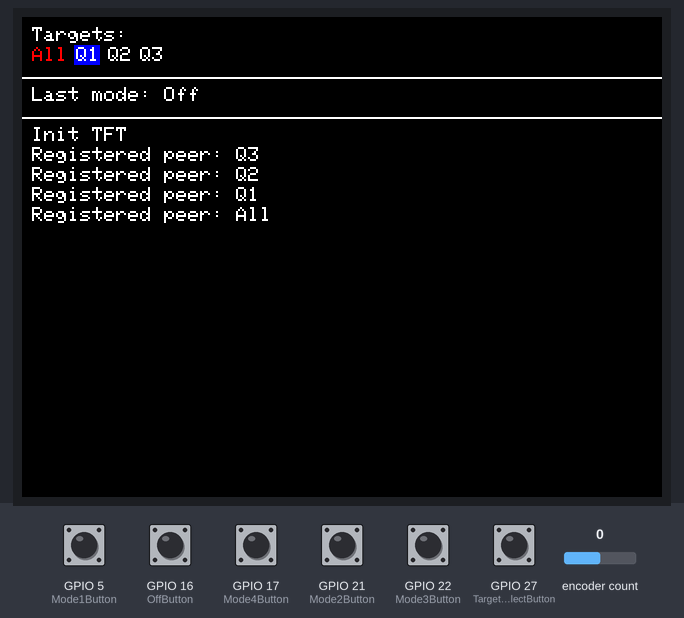
The sketch below on a simulated ESP32. Parts: 320×240 colour display. The test bench sets the inputs (shaded band); at power-on: GPIO 5 (Mode1Button), GPIO 16 (OffButton), GPIO 17 (Mode4Button), GPIO 21 (Mode2Button), GPIO 22 (Mode3Button), GPIO 27 (TargetSelectButton) HIGH, encoder count 0. What the sketch prints to the serial monitor is not drawn.

Above: at 1.3 s.
1.4 s: GPIO 5 (Mode1Button) pulled LOW for 0.15 s
At 2.9 s:
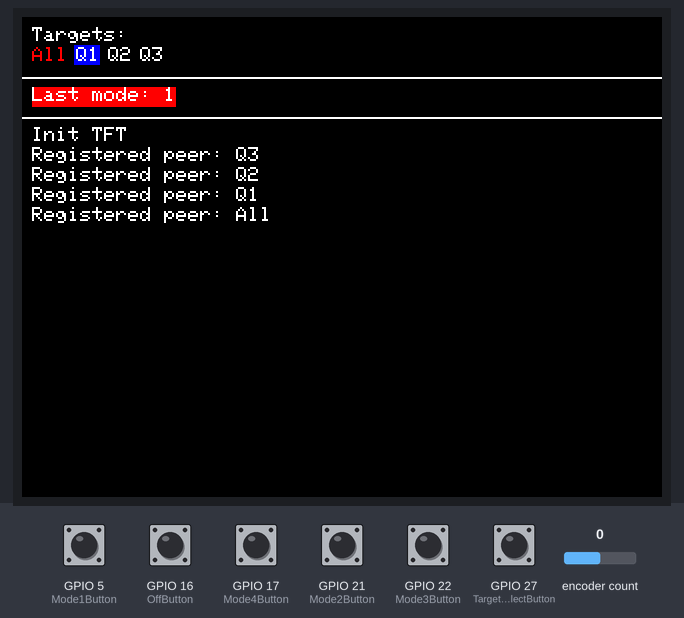
3.2 s: encoder count set to 1
4.9 s: GPIO 27 (TargetSelectButton) pulled LOW for 0.15 s
At 6.5 s:
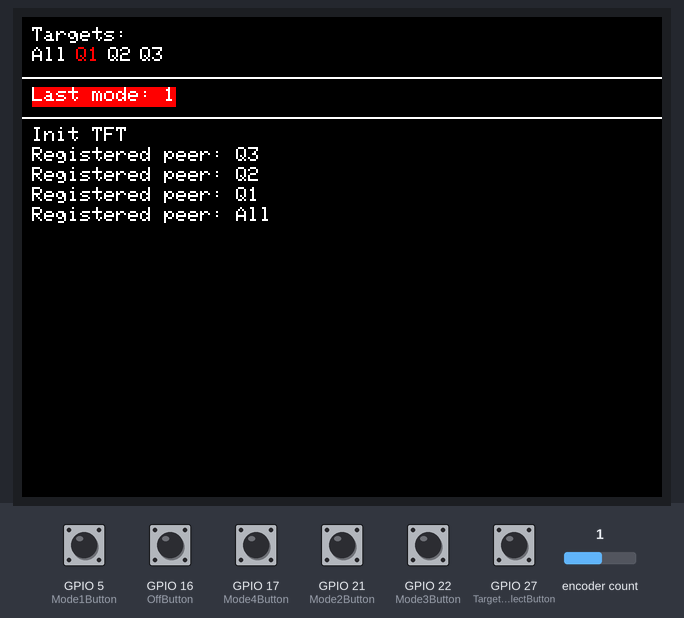
6.8 s: GPIO 16 (OffButton) pulled LOW for 0.15 s
At 8.0 s:
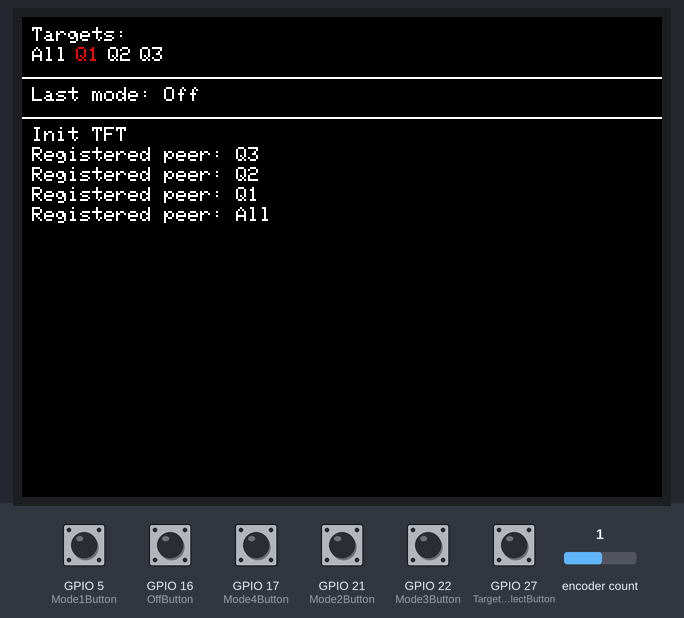
8.6 s: GPIO 17 (Mode4Button) pulled LOW for 0.15 s
At 9.4 s:
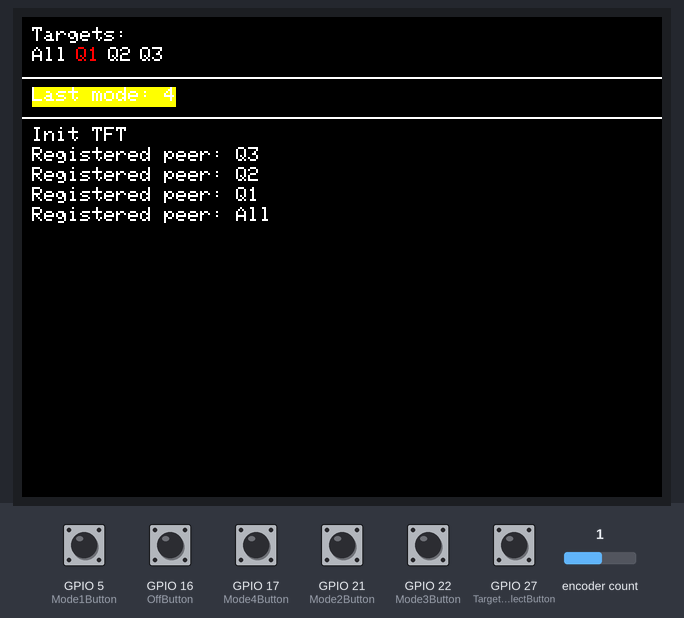
10.4 s: GPIO 21 (Mode2Button) pulled LOW for 0.15 s
At 12.0 s:
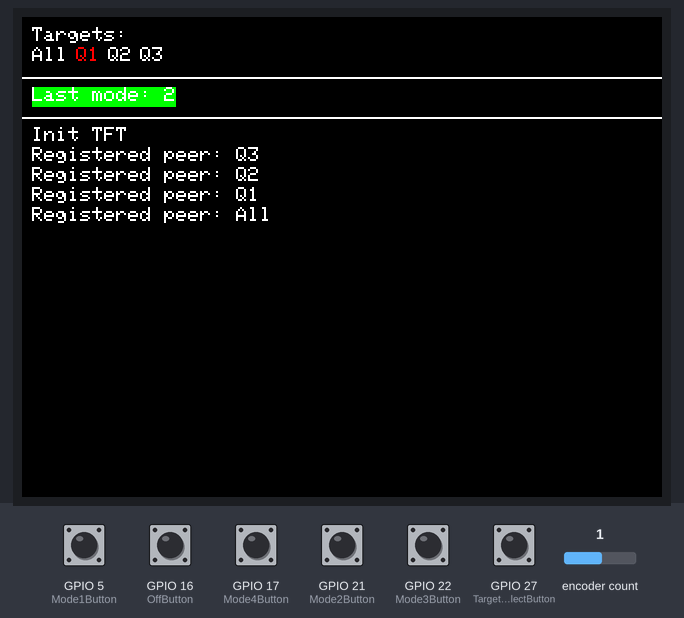
Timing chart, 0 to 13.2 s (numbered marks = the images above; inputs shaded):
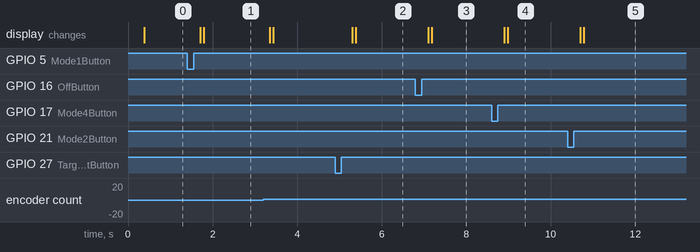

Measured:
- after the input at 1.4 s, the display: first changes after 0.31 s (image 1 shows a later state)
- after the input at 4.9 s, the display: first changes after 0.40 s (image 2 shows a later state)
- after the input at 6.8 s, the display: first changes after 0.30 s (image 3 shows a later state)
- after the input at 8.6 s, the display: first changes after 0.30 s (image 4 shows a later state)
- after the input at 10.4 s, the display: first changes after 0.30 s (image 5 shows a later state)

The sketch:

main.ino
```cpp
#include <WiFi.h>
#include <esp_now.h>
#include <esp_wifi.h>

#include <ezButton.h>
#include <ESP32Encoder.h>

#include <array>
#include <vector>

#include <TFT_eSPI.h>  // Graphics and font library for ST7735 driver chip
#include <SPI.h>

TFT_eSPI tft = TFT_eSPI();  // Invoke library, pins defined in User_Setup.h

struct peer {
  String name;
  std::array<uint8_t, 6> mac;
};

std::array<uint8_t, 6> parse_mac(const char *macStr) {
  std::array<uint8_t, 6> mac = {};
  if (sscanf(macStr, "%x:%x:%x:%x:%x:%x",
             &mac[0], &mac[1], &mac[2], &mac[3], &mac[4], &mac[5])
      != 6) {
    //TODO
  }

  return mac;
}

void format_mac(char *buffer, const uint8_t *mac) {
  sprintf(buffer, "%x:%x:%x:%x:%x:%x",
          mac[0], mac[1], mac[2], mac[3], mac[4], mac[5]);
}

std::array<peer, 4> Peers = { {

  { "All", { 0xFF, 0xFF, 0xFF, 0xFF, 0xFF, 0xFF } },
  { "Q1", parse_mac("B0:A7:32:27:E4:30") },
  { "Q2", parse_mac("B0:A7:32:27:E4:31") },
  { "Q3", parse_mac("B0:A7:32:27:E4:32") }

} };

std::vector<String> LogHistory;

uint32_t ActivePeerMask = 0x1 << 1;

ezButton OffButton(16);
ezButton Mode1Button(5);
ezButton Mode2Button(21);
ezButton Mode3Button(22);
ezButton Mode4Button(17);
ezButton TargetSelectButton(27);
ESP32Encoder TargetSelectRotary;
int SelectedTarget = 0;
int LastMode = -1;

constexpr int MaxBroadcastTries = 5;

// This is the same message structure as WizMote senders. It's reused here to
// ensure a common parsable payload, but everything other than seq and button
// aren't used by WLED. The ESP-NOW packet has 512 bytes reserved for the message
// anyway, though, so the cruft shouldn't affect anything
typedef struct remote_message_struct {
  uint8_t program;      // 0x91 for ON button, 0x81 for all others
  uint8_t seq[4];       // Incremetal sequence number 32 bit unsigned integer LSB first
  uint8_t byte5 = 32;   // Unknown
  uint8_t button;       // Identifies which button is being pressed
  uint8_t byte8 = 1;    // Unknown, but always 0x01
  uint8_t byte9 = 100;  // Unnkown, but always 0x64

  uint8_t byte10;  // Unknown, maybe checksum
  uint8_t byte11;  // Unknown, maybe checksum
  uint8_t byte12;  // Unknown, maybe checksum
  uint8_t byte13;  // Unknown, maybe checksum
} remote_message_struct;

#define WIZMOTE_BUTTON_ON 1
#define WIZMOTE_BUTTON_OFF 2
#define WIZMOTE_BUTTON_NIGHT 3
#define WIZMOTE_BUTTON_ONE 16
#define WIZMOTE_BUTTON_TWO 17
#define WIZMOTE_BUTTON_THREE 18
#define WIZMOTE_BUTTON_FOUR 19
#define WIZMOTE_BUTTON_BRIGHT_UP 9
#define WIZMOTE_BUTTON_BRIGHT_DOWN 8

remote_message_struct outgoing;
uint32_t seq = 1;
bool uiUpdatePending = false;

template<class... Args>
void log(const char *m, const Args &...args) {
  char buffer[64];
  sprintf(buffer, m, args...);

  Serial.printf("%s\n", buffer);
  LogHistory.emplace_back(buffer);
  queue_ui_update();
}

void send_press(int buttonCode) {
  Serial.printf("Sending button code %d\n", buttonCode);

  // increment message sequence counter
  seq = seq + 1;

  // format sequence counter long data in the expected format
  outgoing.seq[0] = seq;
  outgoing.seq[1] = seq >> 8;
  outgoing.seq[2] = seq >> 16;
  outgoing.seq[3] = seq >> 24;

  outgoing.button = buttonCode;

  broadcast_packets();
}

void broadcast_packets() {
  Serial.printf("Peer mask: %d\n", ActivePeerMask);

  for (int p = 0; p < Peers.size(); ++p) {
    if (ActivePeerMask & (0x1 << p)) {

      const auto &peer = Peers[p];

      char macBuf[32];
      format_mac(macBuf, peer.mac.data());
      Serial.printf("Broadcasting to %s [%s]...\n", peer.name.c_str(), macBuf);

      for (int i = 0; i <= 14; ++i) {
        esp_wifi_set_channel(i, WIFI_SECOND_CHAN_NONE);
        esp_now_send(peer.mac.data(), (uint8_t *)&outgoing, sizeof(outgoing));
      }
    }
  }
}

void setup() {
  // Init Serial Monitor
  Serial.begin(115200);

  //Serial.setDebugOutput(true);

  // Set station mode, though we won't be connecting to another AP
  WiFi.mode(WIFI_STA);

  // Init ESP-NOW
  if (esp_now_init() != ESP_OK) {
    log("Error initializing ESP-NOW");
    return;
  }

  // Set ESP NOW to controller (sender) mode
  //esp_now_set_self_role(ESP_NOW_ROLE_CONTROLLER);

  // Once ESPNow is successfully Init, we will register for Send CB to
  // get the status of Trasnmitted packet
  //esp_now_register_send_cb(on_data_sent);

  esp_now_peer_info_t peerInfo{};
  peerInfo.channel = 0;
  peerInfo.encrypt = false;

  for (auto &peer : Peers) {
    memcpy(peerInfo.peer_addr, peer.mac.data(), 6);

    if (esp_now_add_peer(&peerInfo) != ESP_OK) {
      log("Failed to add peer: %s", peer.name.c_str());
      return;
    } else {
      log("Registered peer: %s", peer.name.c_str());
    }
  }

  tft.init();
  tft.setRotation(3);
  log("Init TFT");

  TargetSelectButton.setDebounceTime(100);
  TargetSelectRotary.attachHalfQuad(25, 14);
  TargetSelectRotary.setCount(0);

  //https://github.com/madhephaestus/ESP32Encoder?tab=readme-ov-file#a-note-on-ky-040-and-similar
  TargetSelectRotary.setFilter(1023);

  queue_ui_update();
}

void queue_ui_update() {
  uiUpdatePending = true;
}

void update_ui() {
  Serial.println("update_ui");

  tft.begin();
  tft.fillScreen(TFT_BLACK);

  int x = 5;
  int y = 5;

  tft.drawString("Targets:", x, y);
  y += 10;

  for (int p = 0; p < Peers.size(); ++p) {
    auto name = Peers[p].name.c_str();
    auto width = tft.textWidth(name);

    bool isActive = ActivePeerMask & (0x1 << p);
    bool isSelected = SelectedTarget == p;

    if (isActive) {
      tft.fillRect(x - 1, y - 1, width + 1, 10, TFT_BLUE);
    }

    tft.setTextColor(isSelected ? TFT_RED : TFT_WHITE);

    tft.drawString(Peers[p].name.c_str(), x, y);
    x += width + 4;
  }

  tft.setTextColor(TFT_WHITE);

  y += 15;
  tft.drawLine(0, y, TFT_HEIGHT, y, TFT_WHITE);
  y += 5;
  x = 5;

  if (LastMode == -1) {
    tft.drawString("Last mode: Off", x, y);
  } else {
    char modeStr[16];
    sprintf(modeStr, "Last mode: %d", LastMode);

    constexpr uint16_t colors[] = { TFT_RED, TFT_GREEN, TFT_BLUE, TFT_YELLOW };
    tft.fillRect(x, y, tft.textWidth(modeStr), 10, colors[LastMode - 1]);
    tft.drawString(modeStr, x, y);
  }

  y += 15;
  tft.drawLine(0, y, TFT_HEIGHT, y, TFT_WHITE);
  y += 5;

  for (auto it = LogHistory.rbegin(); it != LogHistory.rend(); ++it) {
    tft.drawString(it->c_str(), x, y);
    y += 10;
  }

  uiUpdatePending = false;
}

void loop() {

  auto targetSelectCount = TargetSelectRotary.getCount() / 2;

  OffButton.loop();
  Mode1Button.loop();
  Mode2Button.loop();
  Mode3Button.loop();
  Mode4Button.loop();
  TargetSelectButton.loop();

  if (OffButton.isReleased()) {
    send_press(WIZMOTE_BUTTON_OFF);

    LastMode = -1;
    queue_ui_update();
  } else if (Mode1Button.isReleased()) {
    send_press(WIZMOTE_BUTTON_ONE);
    LastMode = 1;
    queue_ui_update();
  } else if (Mode2Button.isReleased()) {
    send_press(WIZMOTE_BUTTON_TWO);
    LastMode = 2;
    queue_ui_update();
  } else if (Mode3Button.isReleased()) {
    send_press(WIZMOTE_BUTTON_THREE);
    LastMode = 3;
    queue_ui_update();
  } else if (Mode4Button.isReleased()) {
    send_press(WIZMOTE_BUTTON_FOUR);
    LastMode = 4;
    queue_ui_update();
  }

  if (TargetSelectButton.isReleased()) {
    ActivePeerMask ^= 0x1 << SelectedTarget;

    if (SelectedTarget == 0) {
      ActivePeerMask = 1;
    } else {
      ActivePeerMask &= ~1;
    }

    Serial.printf("ActivePeerMask: %d\n", ActivePeerMask);
    queue_ui_update();
  }

  if (targetSelectCount != 0) {
    auto dir = targetSelectCount < 0 ? -1 : 1;
    SelectedTarget = (SelectedTarget + dir) % Peers.size();

    TargetSelectRotary.clearCount();
    queue_ui_update();
  }

  if (uiUpdatePending) {
    update_ui();
  }
}
```
